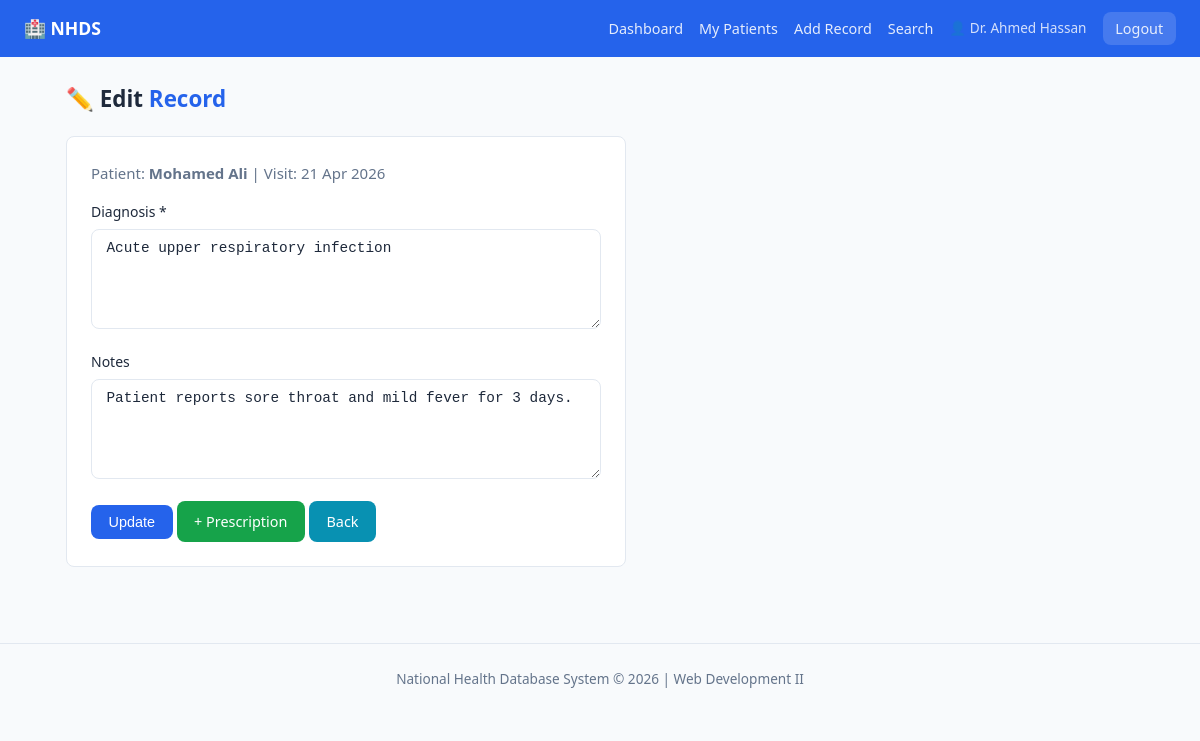
The page /pages/doctor/edit_record.php?id=1 (signed in) on the database its author committed.
### tables this page shows
CREATE TABLE IF NOT EXISTS medical_records (
  id          INT          NOT NULL AUTO_INCREMENT,
  patient_id  INT          NOT NULL,
  doctor_id   INT          NOT NULL,
  diagnosis   TEXT         NOT NULL,
  notes       TEXT         DEFAULT NULL,
  visit_date  DATE         NOT NULL,
  created_at  TIMESTAMP    NOT NULL DEFAULT CURRENT_TIMESTAMP,

  PRIMARY KEY (id),
  INDEX idx_patient (patient_id),
  INDEX idx_doctor  (doctor_id),

  CONSTRAINT fk_record_patient
    FOREIGN KEY (patient_id) REFERENCES users(id)
    ON DELETE CASCADE ON UPDATE CASCADE,

  CONSTRAINT fk_record_doctor
    FOREIGN KEY (doctor_id)  REFERENCES users(id)
    ON DELETE CASCADE ON UPDATE CASCADE
);

CREATE TABLE IF NOT EXISTS users (
  id          INT          NOT NULL AUTO_INCREMENT,
  name        VARCHAR(100) NOT NULL,
  email       VARCHAR(150) NOT NULL UNIQUE,
  password    VARCHAR(255) NOT NULL,           
  role        ENUM('admin','doctor','patient') NOT NULL,
  phone       VARCHAR(20)  DEFAULT NULL,
  created_at  TIMESTAMP    NOT NULL DEFAULT CURRENT_TIMESTAMP,

  PRIMARY KEY (id),
  INDEX idx_email (email),
  INDEX idx_role  (role)
);

### classes/Database.php (called while the page is built, shortened)
<?php
class Database {
    private static ?Database $instance = null;
    private PDO $connection;
    private function __construct() {
        $dsn = "mysql:host=" . DB_HOST . ";dbname=" . DB_NAME . ";charset=" . DB_CHAR;
        $options = [
            PDO::ATTR_ERRMODE            => PDO::ERRMODE_EXCEPTION,
            PDO::ATTR_DEFAULT_FETCH_MODE => PDO::FETCH_ASSOC,
            PDO::ATTR_EMULATE_PREPARES   => false,
        ];
        try {
            $this->connection = new PDO($dsn, DB_USER, DB_PASS, $options);
        } catch (PDOException $e) {
            die(json_encode(['error' => 'Database connection failed: ' . $e->getMessage()]));
        }
    }
    public static function getInstance(): Database {
        if (self::$instance === null) {
            self::$instance = new Database();
        }
        return self::$instance;
    }
    public function getConnection(): PDO {
        return $this->connection;
    }
}

### classes/User.php (called while the page is built, shortened)
<?php
class User {
    public function __construct() {
        $this->db = Database::getInstance()->getConnection();
    }
}

### classes/Doctor.php (called while the page is built, shortened)
<?php
class Doctor extends User {
    public function getRecord(int $id): ?array {
        $stmt = $this->db->prepare(
            "SELECT mr.*, u.name AS patient_name
             FROM medical_records mr
             JOIN users u ON u.id = mr.patient_id
             WHERE mr.id = ? AND mr.doctor_id = ?"
        );
        $stmt->execute([$id, $_SESSION['user_id']]);
        return $stmt->fetch() ?: null;
    }
}

### pages/doctor/edit_record.php (the view, shortened to what this page needs)
<?php
$doctor = new Doctor();
$id     = (int)($_GET['id'] ?? 0);
$record = $doctor->getRecord($id);
include __DIR__ . '/../../includes/header.php';
?>
<h1 class="page-title">✏️ Edit <span>Record</span></h1>
<div class="card" style="max-width:560px">
  <p class="text-muted mb-2">Patient: <strong><?= htmlspecialchars($record['patient_name']) ?></strong>
  | Visit: <?= date('d M Y', strtotime($record['visit_date'])) ?></p>
  <form method="POST">
    <div class="form-group">
      <label>Diagnosis *</label>
      <textarea name="diagnosis" required><?= htmlspecialchars($record['diagnosis']) ?></textarea>
    </div>
    <div class="form-group">
      <label>Notes</label>
      <textarea name="notes"><?= htmlspecialchars($record['notes'] ?? '') ?></textarea>
    </div>
    <button type="submit" class="btn btn-primary">Update</button>
    <a href="add_prescription.php?record_id=<?= $id ?>" class="btn btn-success">+ Prescription</a>
    <a href="patients.php" class="btn btn-info">Back</a>
  </form>
</div>
<?php include __DIR__ . '/../../includes/footer.php'; ?>

### assets/style.css (style rules this page uses)
:root { --primary: #2563eb; --primary-d: #1d4ed8; --success: #16a34a; --danger: #dc2626; --warning: #d97706; --info: #0891b2; --bg: #f8fafc; --surface: #ffffff; --border: #e2e8f0; --text: #1e293b; --muted: #64748b; --radius: 8px; --shadow: 0 1px 3px rgba(0,0,0,.1); }
* { box-sizing: border-box; margin: 0; padding: 0; }
body { font-family: 'Segoe UI', system-ui, sans-serif; background: var(--bg); color: var(--text); font-size: 15px; line-height: 1.6; }
.card { background:var(--surface); border:1px solid var(--border); border-radius:var(--radius); padding:1.5rem; margin-bottom:1.25rem; }
.form-group { margin-bottom:1rem; }
label { display:block; font-size:.875rem; font-weight:500; margin-bottom:.35rem; }
input,select,textarea { width:100%; padding:.6rem .9rem; border:1px solid var(--border); border-radius:var(--radius); font-size:.9rem; color:var(--text); background:var(--surface); }
textarea { resize:vertical; min-height:100px; }
.btn { display:inline-block; padding:.55rem 1.1rem; border-radius:var(--radius); font-size:.9rem; font-weight:500; cursor:pointer; text-decoration:none; border:none; }
.btn-primary { background:var(--primary); color:#fff; }
.btn-success { background:var(--success); color:#fff; }
.btn-info { background:var(--info); color:#fff; }
.page-title { font-size:1.4rem; font-weight:700; margin-bottom:1.25rem; }
.page-title span { color:var(--primary); }
.text-muted { color:var(--muted); }
.mb-2 { margin-bottom:1rem; }

### rows shown on the page
medical_records: patient.name "Mohamed Ali", visit_date "21 Apr 2026", diagnosis "Acute upper respiratory infection", notes "Patient reports sore throat and mild fever for 3 days."

### other values the page prints
$userName "Dr. Ahmed Hassan"
